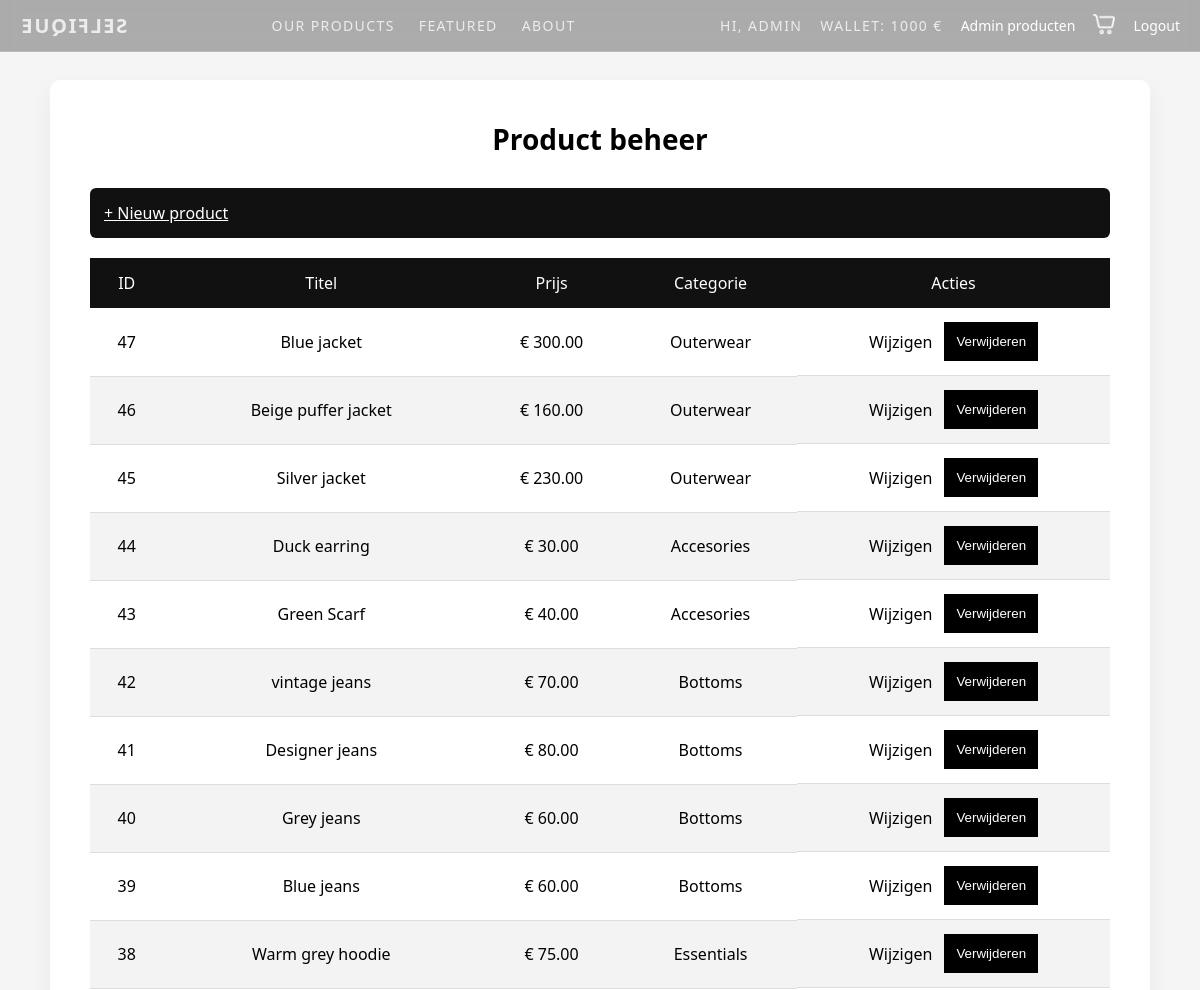
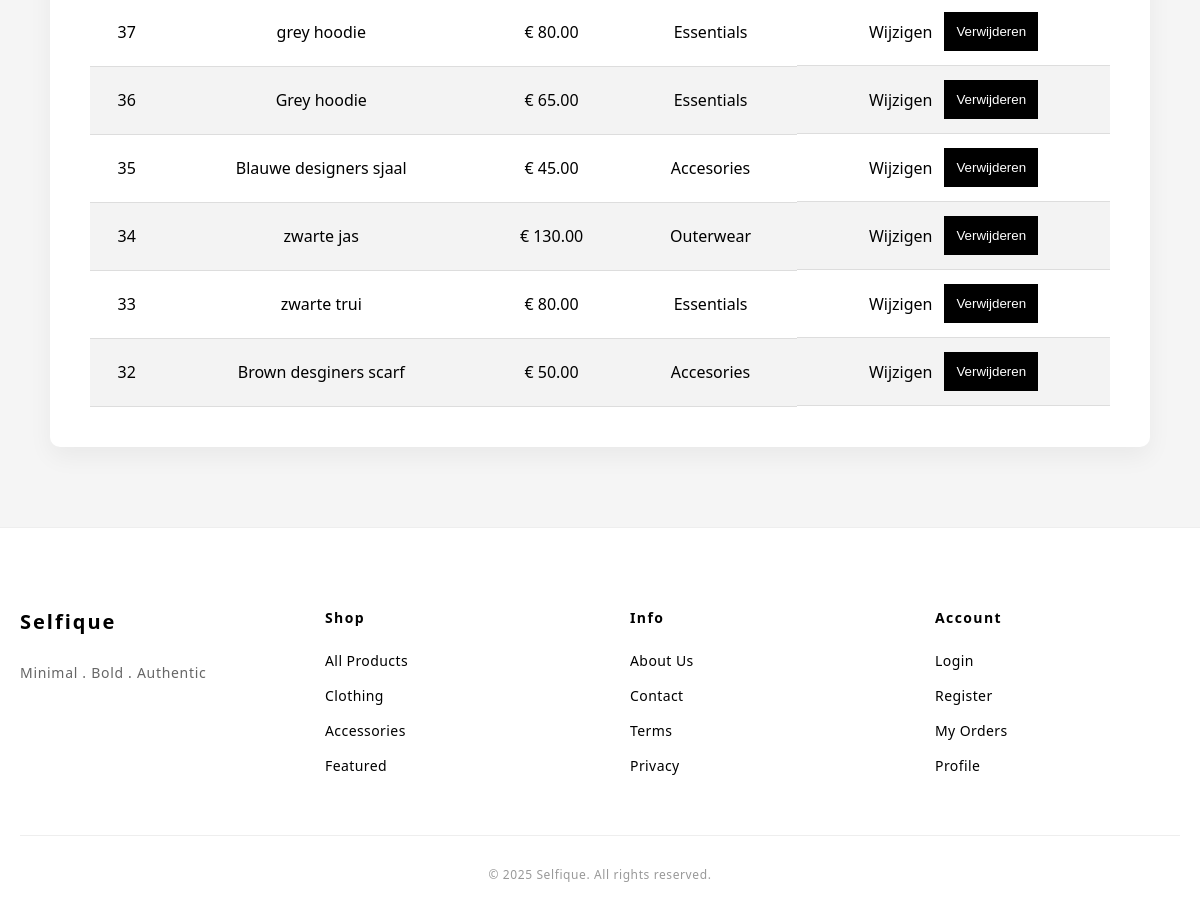
/Project-root/admin_products_list.php (signed in), run on the app's committed database (2 pictures, top to bottom).
### tables this page shows
CREATE TABLE `products` (
  `id` int NOT NULL,
  `name` varchar(150) NOT NULL,
  `price` decimal(10,2) NOT NULL,
  `image` varchar(255) DEFAULT NULL,
  `category_id` int NOT NULL,
  `created_at` datetime NOT NULL
);

CREATE TABLE `categories` (
  `id` int NOT NULL,
  `name` varchar(100) NOT NULL
);

### Project-root/admin_products_list.php (the view, shortened to what this page needs)
<?php
$conn = Db::getConnection();
$statement = $conn->prepare("
    SELECT p.id, p.name, p.price, c.name AS category
    FROM products p
    LEFT JOIN categories c ON p.category_id = c.id
    ORDER BY p.id DESC
");
$statement->execute();
$products = $statement->fetchAll(PDO::FETCH_ASSOC);
?>
<!DOCTYPE html>
<html lang="en">
<head>
    <link rel="stylesheet" href="css/style.css">
</head>
<body>
<?php include_once("nav.inc.php"); ?>
<section class="admin-section">
    <div class="admin-container">
        <h1>Product beheer</h1>
        <a href="admin_products.php" class="btn-primary admin-add-btn">
            + Nieuw product
        </a>
        <table class="admin-table">
            <thead>
                <tr>
                    <th>ID</th>
                    <th>Titel</th>
                    <th>Prijs</th>
                    <th>Categorie</th>
                    <th>Acties</th>
                </tr>
            </thead>
            <tbody>
            <?php foreach($products as $product): ?>
                <tr>
                    <td><?php echo $product["id"]; ?></td>
                    <td><?php echo htmlspecialchars($product["name"]); ?></td>
                    <td>€ <?php echo number_format($product["price"], 2); ?></td>
                    <td><?php echo htmlspecialchars($product["category"] ?? "—"); ?></td>
                    <td class="admin-actions">
                        <a href="admin_edit_product.php?id=<?php echo $product['id']; ?>">
                            Wijzigen
                        </a>
                        <form action="admin_delete_product.php"
                              method="POST"
                              onsubmit="return confirm('Zeker dat je dit product wil verwijderen?')">
                            <button type="submit" class="link-danger">
                                Verwijderen
                            </button>
                        </form>
                    </td>
                </tr>
            <?php endforeach; ?>
            </tbody>
        </table>
    </div>
</section>
<?php include_once("footer.inc.php"); ?>
</body>
</html>

### Project-root/css/style.css (style rules this page uses)
* { margin: 0; padding: 0; box-sizing: border-box; }
body { overflow-x: hidden; font-family: system-ui, -apple-system, BlinkMacSystemFont, "Segoe UI", sans-serif; }
form { max-width: 500px; margin: 20px auto; padding: 20px; background: #f5f5f5; }
form button { width: 100%; padding: 12px; background: #000; color: #fff; border: none; cursor: pointer; }
.admin-container { max-width: 700px; margin: 0 auto; background: #fff; padding: 40px; border-radius: 10px; box-shadow: 0 10px 25px rgba(0, 0, 0, 0.05); }
.admin-container h1 { text-align: center; margin-bottom: 30px; font-size: 28px; }
.btn-primary { width: 100%; padding: 14px; background-color: #111; color: #fff; border: none; border-radius: 6px; font-size: 16px; cursor: pointer; }
.admin-section { padding: 80px 20px; background-color: #f5f5f5; }
.admin-container { max-width: 1100px; margin: 0 auto; background: #fff; padding: 40px; border-radius: 10px; box-shadow: 0 10px 25px rgba(0, 0, 0, 0.05); }
.admin-add-btn { display: inline-block; margin-bottom: 20px; }
.admin-table { width: 100%; border-collapse: collapse; }
.admin-table th, .admin-table td { padding: 14px; text-align: center; }
.admin-table th { background: #111; color: #fff; font-weight: 500; }
.admin-table tr:nth-child(even) { background: #f3f3f3; }
.admin-table td { border-bottom: 1px solid #ddd; }
.admin-actions { display: flex; gap: 12px; justify-content: center; align-items: center; }
.admin-actions form { margin: 0; padding: 0; background: none; }
.admin-actions a { text-decoration: none; color: #000; font-weight: 500; }

### data on the page
products: id "47", name "Blue jacket", price "300.00", category.name "Outerwear"
products: id "46", name "Beige puffer jacket", price "160.00", category.name "Outerwear"
products: id "45", name "Silver jacket", price "230.00", category.name "Outerwear"
products: id "44", name "Duck earring", price "30.00", category.name "Accesories"
products: id "43", name "Green Scarf", price "40.00", category.name "Accesories"
products: id "42", name "vintage jeans", price "70.00", category.name "Bottoms"
products: id "41", name "Designer jeans", price "80.00", category.name "Bottoms"
products: id "40", name "Grey jeans", price "60.00", category.name "Bottoms"
products: id "39", name "Blue jeans", price "60.00", category.name "Bottoms"
products: id "38", name "Warm grey hoodie", price "75.00", category.name "Essentials"
products: id "37", name "grey hoodie", price "80.00", category.name "Essentials"
products: id "36", name "Grey hoodie", price "65.00", category.name "Essentials"
products: id "35", name "Blauwe designers sjaal", price "45.00", category.name "Accesories"
products: id "34", name "zwarte jas", price "130.00", category.name "Outerwear"
products: id "33", name "zwarte trui", price "80.00", category.name "Essentials"
products: id "32", name "Brown desginers scarf", price "50.00", category.name "Accesories"

### other printed values
$_SESSION["username"] "ADMIN"
$_SESSION["wallet"] "1000"
